Frame 1 (no input): blank canvas, image omitted
Frame 60 (the mouse pressed at the canvas centre just before this capture): blank canvas, image omitted
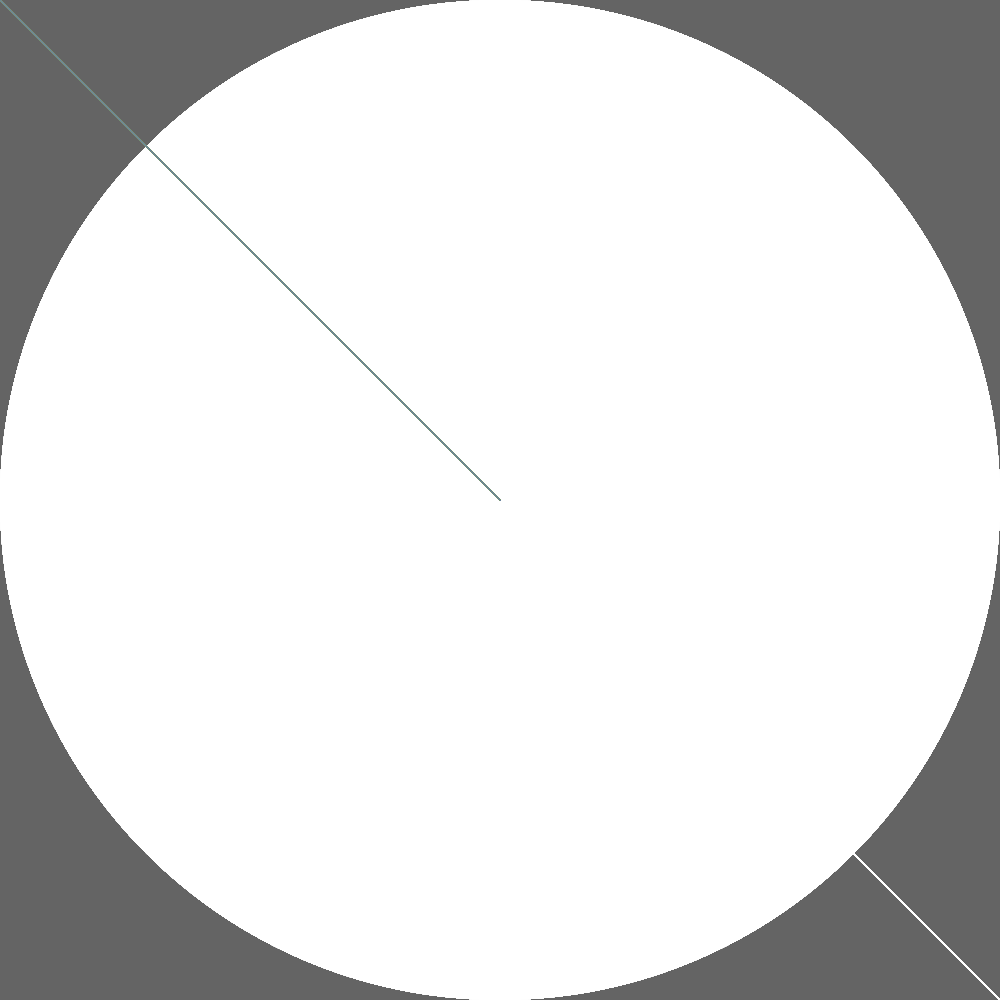
Frame 120 (the mouse held since frame 60 and released just before this capture)

The Processing sketch whose frames 1 and 60 were blank and that drew this single picture after the mouse press (run headless with seeded random() and noise(); from frame 60 on, the mouse is pressed at the canvas centre):

// Processing sketch: processing_156831
// ── processing_156831.pde

float lineX;
float lineY;

int x;
int y;

void setup() {
  size(1000, 1000);
    background(100);
}

void draw() {

  for (int i=0; i<10; i++){
    for (int j=0; j<10; j++){
      setLineCoordinates(mouseX, mouseY);
  drawEllipse(mouseX, mouseY, pmouseX, pmouseY);

  
}
  }
}

void setLineCoordinates(int x, int y){
  lineX = abs(.5*80)+abs(x*80);
  lineY = abs(.5*80)+abs(y*80);

}


void drawEllipse(int x, int y, int i, int j) {
  float speed = abs(x-i) + abs(y-j);
  noStroke();
  fill(speed+(random(255)), speed+(random(255)), speed+(random(255)));
  ellipse(mouseX, mouseY, speed, speed);
  stroke(speed+(random(255)), speed+(random(255)), speed+(random(255)));
  line(mouseX, mouseY, speed, speed);

}
